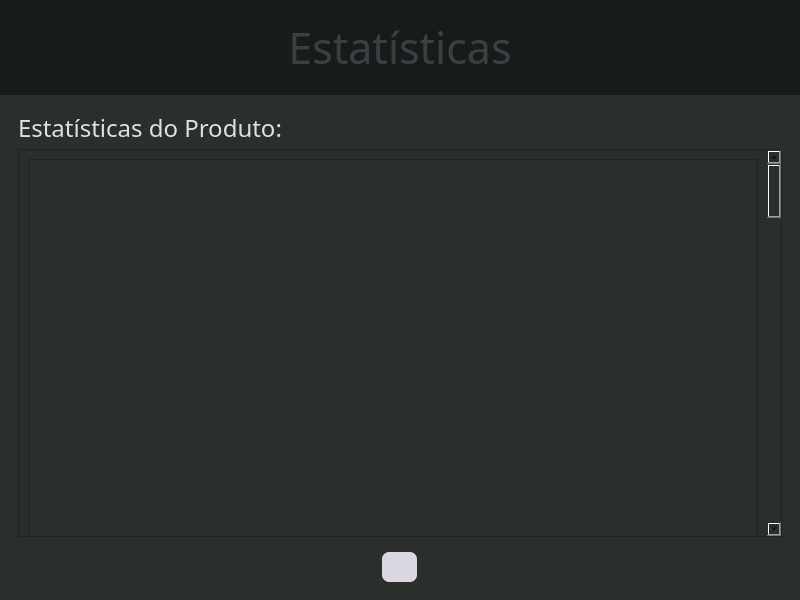
<?xml version="1.0" encoding="UTF-8"?>
<ui version="4.0">
 <class>Statistics</class>
 <widget class="QMainWindow" name="Statistics">
  <property name="geometry">
   <rect>
    <x>0</x>
    <y>0</y>
    <width>800</width>
    <height>600</height>
   </rect>
  </property>
  <property name="windowTitle">
   <string>Statistics</string>
  </property>
  <property name="windowIcon">
   <iconset resource="gui_data/resources.qrc">
    <normaloff>:/icon/images/analysisIcon.png</normaloff>:/icon/images/analysisIcon.png</iconset>
  </property>
  <widget class="QWidget" name="centralwidget">
   <layout class="QVBoxLayout" name="verticalLayout">
    <property name="spacing">
     <number>0</number>
    </property>
    <property name="leftMargin">
     <number>0</number>
    </property>
    <property name="topMargin">
     <number>0</number>
    </property>
    <property name="rightMargin">
     <number>0</number>
    </property>
    <property name="bottomMargin">
     <number>0</number>
    </property>
    <item>
     <widget class="QFrame" name="Header">
      <property name="maximumSize">
       <size>
        <width>16777215</width>
        <height>100</height>
       </size>
      </property>
      <property name="styleSheet">
       <string notr="true">
background-color: rgb(23, 27, 26);</string>
      </property>
      <property name="frameShape">
       <enum>QFrame::NoFrame</enum>
      </property>
      <property name="frameShadow">
       <enum>QFrame::Raised</enum>
      </property>
      <layout class="QHBoxLayout" name="horizontalLayout">
       <item>
        <widget class="QFrame" name="HeaderFrame">
         <property name="frameShape">
          <enum>QFrame::NoFrame</enum>
         </property>
         <property name="frameShadow">
          <enum>QFrame::Raised</enum>
         </property>
         <layout class="QHBoxLayout" name="horizontalLayout_3">
          <item>
           <widget class="QFrame" name="AALogo">
            <property name="minimumSize">
             <size>
              <width>200</width>
              <height>0</height>
             </size>
            </property>
            <property name="maximumSize">
             <size>
              <width>200</width>
              <height>16777215</height>
             </size>
            </property>
            <property name="styleSheet">
             <string notr="true">image: url(:/logo/images/AAlogo.png);</string>
            </property>
            <property name="frameShape">
             <enum>QFrame::NoFrame</enum>
            </property>
            <property name="frameShadow">
             <enum>QFrame::Raised</enum>
            </property>
           </widget>
          </item>
          <item>
           <widget class="QLabel" name="StatisticsLabel">
            <property name="font">
             <font>
              <family>.SF Compact</family>
              <pointsize>32</pointsize>
             </font>
            </property>
            <property name="styleSheet">
             <string notr="true">color: rgb(58, 63, 67);</string>
            </property>
            <property name="text">
             <string>Estatísticas</string>
            </property>
            <property name="alignment">
             <set>Qt::AlignCenter</set>
            </property>
           </widget>
          </item>
          <item>
           <widget class="QFrame" name="HeaderEmpty">
            <property name="minimumSize">
             <size>
              <width>200</width>
              <height>0</height>
             </size>
            </property>
            <property name="maximumSize">
             <size>
              <width>200</width>
              <height>16777215</height>
             </size>
            </property>
            <property name="frameShape">
             <enum>QFrame::NoFrame</enum>
            </property>
            <property name="frameShadow">
             <enum>QFrame::Raised</enum>
            </property>
           </widget>
          </item>
         </layout>
        </widget>
       </item>
      </layout>
     </widget>
    </item>
    <item>
     <widget class="QFrame" name="Body">
      <property name="styleSheet">
       <string notr="true">
background-color: rgb(40, 47, 44);

</string>
      </property>
      <property name="frameShape">
       <enum>QFrame::NoFrame</enum>
      </property>
      <property name="frameShadow">
       <enum>QFrame::Raised</enum>
      </property>
      <layout class="QVBoxLayout" name="verticalLayout_4">
       <property name="bottomMargin">
        <number>0</number>
       </property>
       <item>
        <widget class="QFrame" name="BodyFrame">
         <property name="frameShape">
          <enum>QFrame::NoFrame</enum>
         </property>
         <property name="frameShadow">
          <enum>QFrame::Raised</enum>
         </property>
         <layout class="QVBoxLayout" name="verticalLayout_2">
          <item>
           <widget class="QLabel" name="ChooseAProductLabel">
            <property name="maximumSize">
             <size>
              <width>16777215</width>
              <height>30</height>
             </size>
            </property>
            <property name="font">
             <font>
              <family>.SF Compact</family>
              <pointsize>18</pointsize>
             </font>
            </property>
            <property name="styleSheet">
             <string notr="true">color: rgb(226, 222, 230)</string>
            </property>
            <property name="text">
             <string>Estatísticas do Produto:</string>
            </property>
           </widget>
          </item>
          <item>
           <widget class="QScrollArea" name="scrollArea">
            <property name="styleSheet">
             <string notr="true">/* Vertical */
QScrollBar:vertical {
	border: none;
	background-color:rgb(205, 207, 207);
	width: 14px;
	margin: 15px 0 15px 0;
	boder-radius:0px;
}
QScrollBar::handle:vertical {
	background-color: rgb(192, 194, 194);
	min-height: 30px;
	border-radius: 7px;
}
QScrollBar::handle:vertical:hover {
	background-color: rgb(15, 128, 255);
}
QScrollBar::handle:vertical:pressed {
	background-color: rgb(13, 117, 235);
}

QScrollBar::sub-line:vertical {
	border: none;
	background-color:rgb(192, 194, 194);
	height: 15px;
	border-top-left-radius: 7px;
	border-top-right-radius: 7px;
	subcontrol-position: top;
	subcontrol-origin: margin;
}

QScrollBar::sub-line:vertical:hover {
	background-color: rgb(15, 128, 255);
}

QScrollBar::sub-line:vertical:pressed {
	background-color:rgb(13, 117, 235);
}

QScrollBar::add-line:vertical {
	border: none;
	background-color:rgb(192, 194, 194);
	height: 15px;
	border-bottom-left-radius: 7px;
	border-bottom-right-radius: 7px;
	subcontrol-position: bottom;
	subcontrol-origin: margin;
}

QScrollBar::add-line:vertical:hover {
	background-color: rgb(15, 128, 255);
}

QScrollBar::add-line:vertical:pressed {
	background-color:rgb(13, 117, 235);
}

QScrollBar::up-arrow:vertical, QScrollBar:down-arrow:vertical {
	background:none;
}

QScrollBar::add-page:vertical, QScrollBar:sub-page:vertical {
	background:none;
}


/* Horizontal */
QScrollBar:horizontal {
	border: none;
	background-color:rgb(205, 207, 207);
	width: 14px;
	margin: 15px 0 15px 0;
	boder-radius:0px;
}
QScrollBar::handle:horizontal {
	background-color: rgb(192, 194, 194);
	min-height: 30px;
	border-radius: 7px;
}
QScrollBar::handle:horizontal:hover {
	background-color: rgb(15, 128, 255);
}
QScrollBar::handle:horizontal:pressed {
	background-color: rgb(13, 117, 235);
}

QScrollBar::sub-line:horizontal {
	border: none;
	background-color:rgb(192, 194, 194);
	height: 15px;
	border-top-left-radius: 7px;
	border-top-right-radius: 7px;
	subcontrol-position: top;
	subcontrol-origin: margin;
}

QScrollBar::sub-line:horizontal:hover {
	background-color: rgb(15, 128, 255);
}

QScrollBar::sub-line:horizontal:pressed {
	background-color:rgb(13, 117, 235);
}

QScrollBar::add-line:horizontal {
	border: none;
	background-color:rgb(192, 194, 194);
	height: 15px;
	border-bottom-left-radius: 7px;
	border-bottom-right-radius: 7px;
	subcontrol-position: bottom;
	subcontrol-origin: margin;
}

QScrollBar::add-line:horizontal:hover {
	background-color: rgb(15, 128, 255);
}

QScrollBar::add-line:horizontal:pressed {
	background-color:rgb(13, 117, 235);
}

QScrollBar::up-arrow:horizontal, QScrollBar:down-arrow:vertical {
	background:none;
}

QScrollBar::add-page:horizontal, QScrollBar:sub-page:vertical {
	background:none;
}
</string>
            </property>
            <property name="widgetResizable">
             <bool>true</bool>
            </property>
            <widget class="QWidget" name="scrollAreaWidgetContents">
             <property name="geometry">
              <rect>
               <x>0</x>
               <y>0</y>
               <width>750</width>
               <height>2524</height>
              </rect>
             </property>
             <layout class="QVBoxLayout" name="verticalLayout_3">
              <item>
               <widget class="QFrame" name="BodyBodyFrame">
                <property name="minimumSize">
                 <size>
                  <width>0</width>
                  <height>2500</height>
                 </size>
                </property>
                <property name="frameShape">
                 <enum>QFrame::StyledPanel</enum>
                </property>
                <property name="frameShadow">
                 <enum>QFrame::Raised</enum>
                </property>
               </widget>
              </item>
             </layout>
            </widget>
           </widget>
          </item>
          <item>
           <widget class="QFrame" name="BottomButtons">
            <property name="frameShape">
             <enum>QFrame::NoFrame</enum>
            </property>
            <property name="frameShadow">
             <enum>QFrame::Raised</enum>
            </property>
            <layout class="QHBoxLayout" name="horizontalLayout_2">
             <item>
              <widget class="QPushButton" name="HomeButton">
               <property name="minimumSize">
                <size>
                 <width>35</width>
                 <height>30</height>
                </size>
               </property>
               <property name="maximumSize">
                <size>
                 <width>35</width>
                 <height>30</height>
                </size>
               </property>
               <property name="styleSheet">
                <string notr="true">QPushButton {

	background-color: rgb(218, 215, 224);
	border-radius: 7px;
}

QPushButton:hover {
	background-color: rgb(190, 190, 190);

}
QPushButton:pressed {
	background-color: rgb(160, 160, 160);

}</string>
               </property>
               <property name="text">
                <string/>
               </property>
               <property name="icon">
                <iconset resource="gui_data/resources.qrc">
                 <normaloff>:/icon/images/homeIcon2.png</normaloff>:/icon/images/homeIcon2.png</iconset>
               </property>
              </widget>
             </item>
            </layout>
           </widget>
          </item>
         </layout>
        </widget>
       </item>
      </layout>
     </widget>
    </item>
    <item>
     <widget class="QFrame" name="Bottom">
      <property name="maximumSize">
       <size>
        <width>16777215</width>
        <height>40</height>
       </size>
      </property>
      <property name="styleSheet">
       <string notr="true">
background-color: rgb(23, 27, 26);</string>
      </property>
      <property name="frameShape">
       <enum>QFrame::NoFrame</enum>
      </property>
      <property name="frameShadow">
       <enum>QFrame::Raised</enum>
      </property>
     </widget>
    </item>
   </layout>
  </widget>
 </widget>
 <resources>
  <include location="gui_data/resources.qrc"/>
 </resources>
 <connections/>
</ui>
